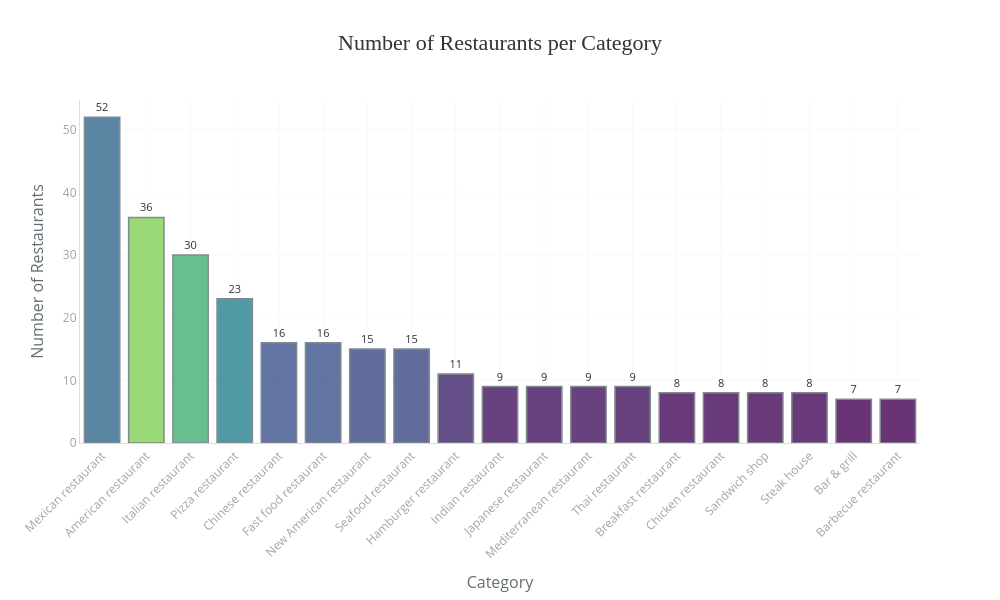

The cell this chart's notebook holds for it:
### Code cell
# TODO: Bar chart (horizontal) of restaurant count per category (sorted).
bar_chart(cuisine_counts, 'Category', 'Number of Restaurants', 'Number of Restaurants per Category', labels={'Number of Restaurants': 'Number of Restaurants', 'Category': 'Category'})

### Figure 1 — Plotly figure (JSON) as saved in the notebook; plotly's stock layout.template omitted (floating-point values rounded to 4 significant figures)
{"data": [{"alignmentgroup": "True", "hovertemplate": "<b>%{x}</b><br>%{y}<br><extra></extra>", "legendgroup": "", "marker": {"color": [52, 36, 30, 23, 16, 16, 15, 15, 11, 9, 9, 9, 9, 8, 8, 8, 8, 7, 7], "coloraxis": "coloraxis", "line": {"color": "#636E72", "width": 1.5}, "opacity": 0.8, "pattern": {"shape": ""}}, "name": "", "offsetgroup": "", "orientation": "v", "showlegend": false, "text": [52, 36, 30, 23, 16, 16, 15, 15, 11, 9, 9, 9, 9, 8, 8, 8, 8, 7, 7], "textfont": {"color": "#2D3436", "size": 11}, "textposition": "outside", "texttemplate": "%{text}", "type": "bar", "x": ["Mexican restaurant", "American restaurant", "Italian restaurant", "Pizza restaurant", "Chinese restaurant", "Fast food restaurant", "New American restaurant", "Seafood restaurant", "Hamburger restaurant", "Indian restaurant", "Japanese restaurant", "Mediterranean restaurant", "Thai restaurant", "Breakfast restaurant", "Chicken restaurant", "Sandwich shop", "Steak house", "Bar & grill", "Barbecue restaurant"], "xaxis": "x", "y": [52, 36, 30, 23, 16, 16, 15, 15, 11, 9, 9, 9, 9, 8, 8, 8, 8, 7, 7], "yaxis": "y"}], "layout": {"barmode": "relative", "coloraxis": {"colorbar": {"title": {"text": "Number of Restaurants"}}, "colorscale": [[0, "#440154"], [0.2, "#3b528b"], [0.4, "#21908d"], [0.6, "#5dc962"], [0.8, "#fde725"], [1, "#31688e"]], "showscale": false}, "height": 600, "legend": {"tracegroupgap": 0}, "margin": {"b": 100, "l": 80, "r": 80, "t": 100}, "paper_bgcolor": "white", "plot_bgcolor": "white", "showlegend": false, "title": {"font": {"color": "#2D3436", "family": "Arial Black", "size": 22}, "text": "Number of Restaurants per Category", "x": 0.5, "xanchor": "center"}, "width": 1000, "xaxis": {"anchor": "y", "domain": [0, 1], "gridcolor": "#F8F9FA", "gridwidth": 1, "linecolor": "#DDD", "showgrid": true, "tickangle": -45, "tickfont": {"color": "#A0A4A8", "size": 12}, "title": {"font": {"color": "#636E72", "size": 16}, "text": "Category"}}, "yaxis": {"anchor": "x", "domain": [0, 1], "gridcolor": "#F8F9FA", "gridwidth": 1, "linecolor": "#DDD", "showgrid": true, "tickfont": {"color": "#A0A4A8", "size": 12}, "title": {"font": {"color": "#636E72", "size": 16}, "text": "Number of Restaurants"}}}}
